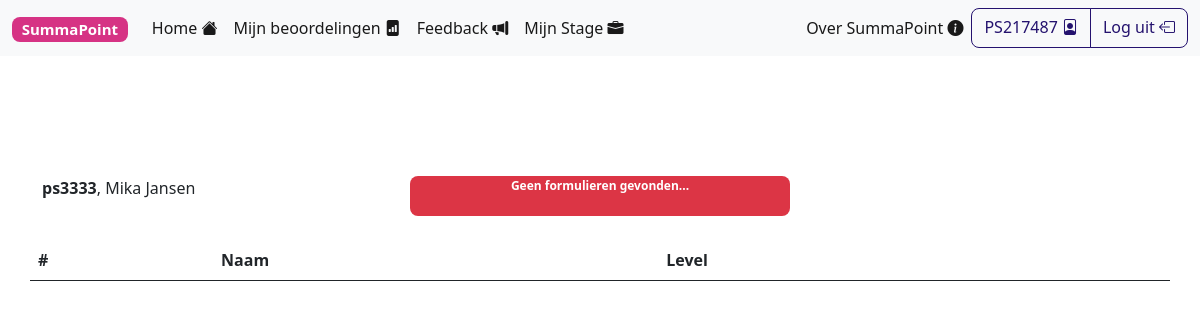
Page /forms.php?userid=4 (signed in) on the committed database.
### tables this page shows
CREATE TABLE IF NOT EXISTS `user` (
  `id` int(11) NOT NULL AUTO_INCREMENT,
  `ps_number` varchar(45) NOT NULL,
  `name` varchar(45) NOT NULL,
  `surname` varchar(45) NOT NULL,
  `password` varchar(255) NOT NULL,
  PRIMARY KEY (`id`)
);

### classes/connection/app.php (called while the page is built, shortened)
<?php
include "dbInterface.php";
class App
{
    public $db_interface;
    function __construct()
    {
        $this->db_config = new DbConfig();
        $this->db_interface = new DbInterface($this->db_config);
    }
    function get_user($id)
    {
        return $this->db_interface->get_user($id);
    }
    function get_forms($level)
    {
        return $this->db_interface->get_forms($level);
    }
}

### classes/connection/dbInterface.php (called while the page is built, shortened)
<?php
require_once "./classes/user.php";
class DbInterface
{
    public $connection;
    function __construct($db_config)
    {
        $this->connection = new mysqli($db_config->servername, $db_config->username, $db_config->password, $db_config->dbname);
    }
    function get_user($id)
    {
        $stmt = $this->connection->prepare("SELECT user.id, user.ps_number, user.name, user.surname, level.name AS level_name, level.id AS level_id, role.name AS role_name FROM user INNER JOIN user_role ON user.id = user_role.user_id INNER JOIN role ON user_role.role_id = role.id INNER JOIN user_level ON user.id = user_level.user_id INNER JOIN level ON user_level.level_id = level.id WHERE user.id = ?");
        $stmt->bind_param("i", $id);
        $stmt->execute();
        $result = $stmt->get_result();
        $row = $result->fetch_assoc();
        $output = new User($row);
        $output->levels = $this->get_user_levels($id);
        return $output;
    }
    function get_user_levels($id)
    {
        $stmt = $this->connection->prepare("SELECT level.name AS level FROM user_level INNER JOIN level ON level_id = level.id WHERE user_id = ?");
        $stmt->bind_param("i", $id);
        $stmt->execute();
        $result = $stmt->get_result();
        $output = array();
        while ($row = $result->fetch_assoc()) {
            array_push($output, $row['level']);
        }
        return $output;
    }
    function get_forms($level)
    {
        $stmt = $this->connection->prepare("SELECT * FROM form WHERE level_id = ?");
        $stmt->bind_param('s', $level);
        $stmt->execute();
        $result = $stmt->get_result();
        $output = array();
        return $output;
    }
}

### classes/user.php (called while the page is built, shortened)
<?php
class User {
    function __construct($sql_record)
    {
        $this->ps_number = $sql_record["ps_number"];
        $this->name = $sql_record["name"];
        $this->surname = $sql_record["surname"];
        $this->level_id = $sql_record["level_id"];
    }
}

### forms.php (the view, shortened to what this page needs)
<?php
if (!isset($_SESSION['loggedin'])) {
    header('Location: index.php');
    exit;
} else {
    include_once("classes/connection/app.php");
    $app = new App();
    $user = $app->get_user($_GET["userid"]);
}
?>
<!DOCTYPE html>
<html lang="en">
<head>
    <?php include_once("components/head.php") ?>
</head>
<body>
    <?php include_once("components/navbar.php"); ?>
    <br>
    <br>
    <br>
    <br>
    <br>
    <div class="container">
        <div class="row row-cols-1 row-cols-md-3 g-4">
            <p><b><?= $user->ps_number; ?></b>, <?= $user->name; ?> <?= $user->surname; ?></p>
            <table class="table table-hover table-striped">
                <thead>
                    <tr>
                        <th scope="col">#</th>
                        <th scope="col">Naam</th>
                        <th scope="col">Level</th>
                        <th scope="col"></th>
                    </tr>
                </thead>
                <tbody>
                    <?php
                    $forms = $app->get_forms($user->level_id);
                    $i = 0;
                    if (count($forms) > 0) {
                        foreach ($forms as $form) {
                            $i++;
                            echo '
                            <tr>
                                <th scope="row">' . $i . '</th>
                                <td>' . $form->name . '</td>
                                <td>' . $user->level . '</td>';
                                if (($_SESSION['role'] == "Student")) {
                                    echo '<td><a class="btn btn-primary btn-sm" href="form_answers.php?userid=' . $user->id . '&formid=' . $form->id .'" role="button">Bekijk</a></td>';
                                }
                                else
                                {
                                    echo '<td><a class="btn btn-primary btn-sm" href="form.php?userid=' . $user->id . '&formid=' . $form->id .'" role="button">Beoordeel</a>
                                    <a class="btn btn-primary btn-sm" href="form_answers.php?userid=' . $user->id . '&formid=' . $form->id .'" role="button">Bekijk beoordeelde</a></td>';
                                }
                                echo '</tr></td>';
                        }
                    } else {
                        echo '<span class="badge bg-danger">Geen formulieren gevonden...</span>';
                    }
                    ?>
                </tbody>
            </table>
        </div>
    </div>
    <br>
    <br>
</body>
</html>

### rows in the picture
user: ps_number "ps3333", name "Mika", surname "Jansen"

### other values in the picture
$_SESSION["ps_number"] "PS217487"
